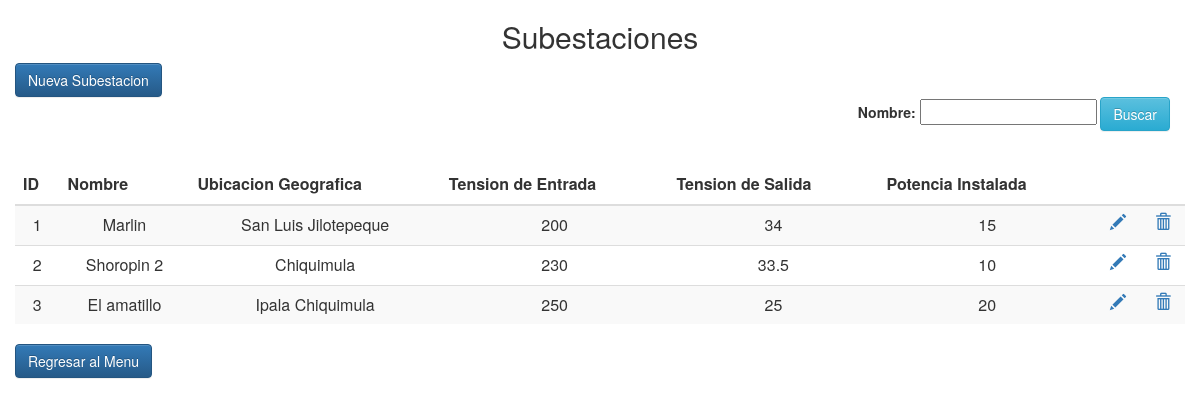
/subestacion.php, run on the app's committed database.
### tables this page shows
CREATE TABLE `subestaciones` (
  `Id` int(11) NOT NULL,
  `Nombre` varchar(50) NOT NULL,
  `Ubicacion` varchar(50) NOT NULL,
  `Entrada` varchar(30) NOT NULL,
  `Salida` varchar(30) NOT NULL,
  `Potencia` varchar(30) NOT NULL
);

### subestacion.php (the view, shortened to what this page needs)
<?php
	require 'conectar.php';
	$where = "";
	$sql = "SELECT * FROM Subestaciones $where";
	$resultado = $mysqli->query($sql);
?>
<html lang="es">
	<head>
		<link href="css/bootstrap.min.css" rel="stylesheet">
		<link href="css/bootstrap-theme.css" rel="stylesheet">
	</head>
	<body>
		<div class="container">
			<div class="row">
				<h2 style="text-align:center">Subestaciones</h2>
			</div>
			<div class="row">
				<a href="nuevo.php" class="btn btn-primary">Nueva Subestacion</a>
			</div>
			<div ALIGN=right>
				<form action="<?php $_SERVER['PHP_SELF']; ?>" method="POST">
					<b>Nombre: </b><input type="text" id="campo" name="campo" />
					<input type="submit" id="enviar" name="enviar" value="Buscar" class="btn btn-info" />
				</form>
			</div>
			<br>
			<div class="row table-responsive">
				<table class="table table-striped">
					<thead>
						<tr>
							<th ALIGN=center>ID</th>
							<th ALIGN=center>Nombre</th>
							<th ALIGN=center>Ubicacion Geografica</th>
							<th ALIGN=center>Tension de Entrada</th>
							<th ALIGN=center>Tension de Salida</th>
							<th ALIGN=center>Potencia Instalada</th>
							<th></th>
							<th></th>
						</tr>
					</thead>
					<tbody>
						<?php while($row = $resultado->fetch_array(MYSQLI_ASSOC)) { ?>
							<tr>
								<td ALIGN=center><?php echo $row['Id']; ?></td>
								<td ALIGN=center><?php echo $row['Nombre']; ?></td>
								<td ALIGN=center><?php echo $row['Ubicacion']; ?></td>
								<td ALIGN=center><?php echo $row['Entrada']; ?></td>
								<td ALIGN=center><?php echo $row['Salida']; ?></td>
								<td ALIGN=center><?php echo $row['Potencia']; ?></td>
								<td ALIGN=center><a href="vistamodificar.php?id=<?php echo $row['Id']; ?>"><span class="glyphicon glyphicon-pencil"></span></a></td>
								<td ALIGN=center><a href="eliminar.php?id=<?php echo $row['Id']; ?>"><span class="glyphicon glyphicon-trash"></span></a></td>
							</tr>
						<?php } ?>
					</tbody>
				</table>
			</div>
		<div class="row">
				<a href="Index.php" class="btn btn-primary">Regresar al Menu</a>
			</div>
		</div>
	</body>
</html>

### data on the page
subestaciones: Id "1", Nombre "Marlin", Ubicacion "San Luis Jilotepeque", Entrada "200", Salida "34", Potencia "15"
subestaciones: Id "2", Nombre "Shoropin 2", Ubicacion "Chiquimula", Entrada "230", Salida "33.5", Potencia "10"
subestaciones: Id "3", Nombre "El amatillo", Ubicacion "Ipala Chiquimula", Entrada "250", Salida "25", Potencia "20"
